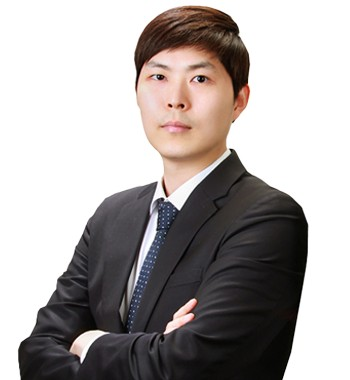
#> input picture assets/img/lawyers/jang-woo-jin.jpg, 350 x 380 px, found by its file name
$ python make_group.py ../assets/img/lawyers/ha-hye-yong.jpg
#> lines starting #> are read from the running program, lines starting #| are printed output that depends on the picture; after the words box and inside, x2 and y2 are one past the last pixel; in counts of white or black regions, pixels touching at a corner belong together
# -*- coding: utf-8 -*-
"""구성원 단체컷 — 실물 사진만 사용. 얼굴을 새로 만들지 않는다.

핵심 두 가지
 1) 원본이 380px 밖에 안 되므로 크게 확대하지 않는다. 확대하면 바로 뭉갠다.
 2) 사진마다 인물이 프레임에서 차지하는 비율이 달라, 화면 높이로 맞추면
    얼굴 크기가 제각각이 된다. 피부톤으로 머리 폭을 재서 그걸 기준으로 맞춘다.
"""
import os
import numpy as np
from PIL import Image, ImageFilter, ImageDraw
from scipy.ndimage import label

SRC = r'D:\DDownloads\jl-lawfirm-homepage\assets\img\lawyers'
OUT = r'D:\DDownloads\jl_group'
ORDER = ['jang-woo-jin', 'ha-hye-yong', 'park-jong-il', 'lim-jun-kyu', 'oh-hyun-jin']
CENTER = 2          # 앞으로 조금 나오게 할 사람(대표) 위치

W, H = 1400, 470
HEAD_W = 92          # 모든 인물의 머리 폭을 이 값으로 맞춘다

# 머리 꼭대기를 놓을 y — 가운데가 가장 높고 바깥으로 갈수록 내려가는 피라미드.
# 바닥에 맞추면 원본 크롭 여유가 그대로 머리 높이 차이로 튀어 지그재그가 된다.
HEAD_TOP = {0: 27, 1: 47, 2: 72, 3: 92}

# 피부톤 폭 측정이 사람마다 조금씩 빗나간다. 렌더 결과를 재서 되먹인 보정값.
FACE_FIX = {'jang-woo-jin': 1.17}

OV_FAR = 0.09        # 일반 인접쌍 겹침 — 어깨에 걸린다
OV_LEAD = 0.13       # 대표 좌우만 조금 더 — 대신 손·팔뚝은 피한다
LEAD_K = 1.30        # 대표변호사만 이만큼 더 크게 — 가운데에서 가장 크게 선다
NAVY_TOP, NAVY_BOT = (17, 36, 82), (8, 17, 45)
BG = 'navy'          # 'navy' | 'white'


def cutout(path):
    im = Image.open(path).convert('RGB')
    a = np.asarray(im).astype(np.float32)
    lum = a.mean(axis=2)
    alpha = np.clip((251.0 - lum) / 16.0, 0.0, 1.0)

    bg = lum > 244
    lab, _ = label(bg)
    ids = set(lab[0, :]) | set(lab[-1, :]) | set(lab[:, 0]) | set(lab[:, -1])
    ids.discard(0)
    outside = np.isin(lab, list(ids)) if ids else np.zeros_like(bg)
    alpha = np.where(outside, alpha, 1.0)

    rgb = a[..., :3]
    # 배경이 흰색이라 반투명 픽셀에는 흰빛이 섞여 있다. 그만큼 빼 준다.
    al = alpha[..., None]
    rgb = np.where((al > 0.02) & (al < 0.98),
                   np.clip((rgb - 255.0 * (1 - al)) / np.maximum(al, 0.15), 0, 255),
                   rgb)

    out = Image.fromarray(np.dstack([rgb.astype(np.uint8),
                                     (alpha * 255).astype(np.uint8)]), 'RGBA')
    out.putalpha(out.getchannel('A').filter(ImageFilter.GaussianBlur(0.6)))
    return out


def head_width(im):
    """피부톤 픽셀로 머리 폭을 잰다 — 얼굴 크기를 맞추기 위한 기준."""
    a = np.asarray(im).astype(np.float32)
    r, g, b, al = a[..., 0], a[..., 1], a[..., 2], a[..., 3]
    skin = ((r > 95) & (g > 55) & (b > 40) & (r > g) & (g > b) &
            ((r - b) > 15) & (al > 200))
    top = skin[: int(skin.shape[0] * 0.55)]        # 상반부(얼굴)만
    if top.sum() < 80:
        return im.width * 0.42
    cols = np.where(top.any(axis=0))[0]
    return max(8.0, float(cols[-1] - cols[0]))


def backdrop(w, h):
    if BG == 'white':
        # 원본 배경이 흰색이라 흰 바탕이 가장 깨끗하게 떨어진다.
        # 가슴에서 잘린 흉상이라 발밑 그림자는 넣지 않는다. 아래로 흘려보내 자른다.
        return Image.new('RGB', (w, h), (255, 255, 255))
    col = Image.new('RGB', (1, h))
    d = ImageDraw.Draw(col)
    for y in range(h):
        t = y / max(1, h - 1)
        d.point((0, y), tuple(int(NAVY_TOP[i] + (NAVY_BOT[i] - NAVY_TOP[i]) * t)
                              for i in range(3)))
    bg = col.resize((w, h))
    glow = Image.new('L', (w, h), 0)
    ImageDraw.Draw(glow).ellipse([w * 0.26, -h * 0.5, w * 0.74, h * 0.8], fill=64)
    glow = glow.filter(ImageFilter.GaussianBlur(w // 10))
    return Image.composite(Image.new('RGB', (w, h), (31, 57, 112)), bg, glow)


def build():
    n = len(ORDER)
    cuts = []
    for i, slug in enumerate(ORDER):
        im = cutout(os.path.join(SRC, slug + '.jpg'))
#> in cutout, im is the input picture: PIL image 350x380 RGB; mean R, G, B 171.9, 166.7, 165.4
#> in cutout, `alpha = np.clip((251.0 - lum) / 16.0, 0.0, 1.0)`:
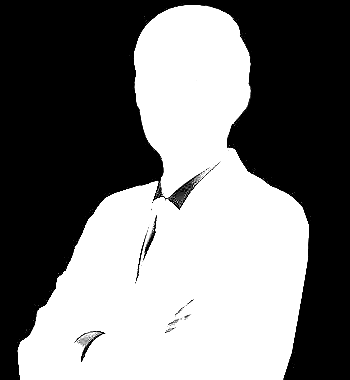
#> alpha: shape (380, 350) float32; min 0, max 1, mean 0.477
#> in cutout, `bg = lum > 244`:
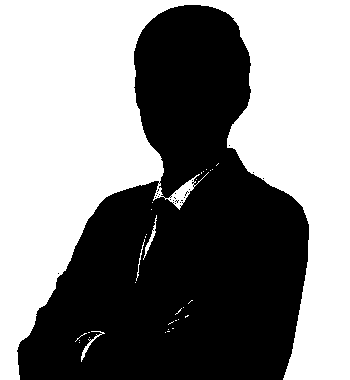
#> bg: shape (380, 350) bool; 52.3% white; 23 black regions (22 under 20 px), largest, box (x1, y1, x2, y2) and area: (17, 5, 309, 380) 63389
#> in cutout, `lab, _ = label(bg)`:
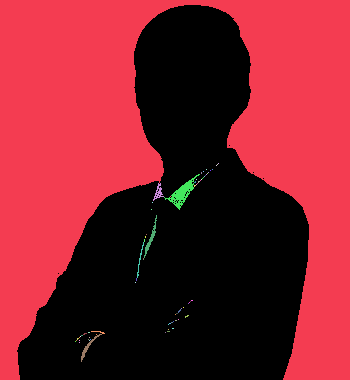
#> lab: shape (380, 350) int32; 76 distinct labels, from 0 to 75; one colour per label, 0 black
#> in cutout, `ids = set(lab[0, :]) | set(lab[-1, :]) | set(lab[:, 0]) | set(lab[:, -..`: ids = 2 items
#> in cutout, `outside = np.isin(lab, list(ids)) if ids else np.zeros_like(bg)`: outside: shape (380, 350) bool; 51.7% white; 5 black regions (4 under 20 px), largest, box (x1, y1, x2, y2) and area: (17, 5, 309, 380) 64206
        bb = im.getchannel('A').point(lambda v: 255 if v > 8 else 0).getbbox()
#> bb = (16, 3, 311, 380)
        im = im.crop(bb)
#> im: PIL image 295x377 RGBA
        # 원본 맨 아랫줄에 JPEG 압축 찌꺼기가 한 줄 남는다. 가슴 아래라 잘라도 안 보인다.
        im = im.crop((0, 0, im.width, im.height - max(3, int(im.height * 0.025))))
#> im: PIL image 295x368 RGBA

        mid = (i == CENTER)
        target = HEAD_W * (LEAD_K if mid else 1.0)
        k = target / head_width(im) * FACE_FIX.get(slug, 1.0)
#> in head_width, `r, g, b, al = a[..., 0], a[..., 1], a[..., 2], a[..., 3]`:
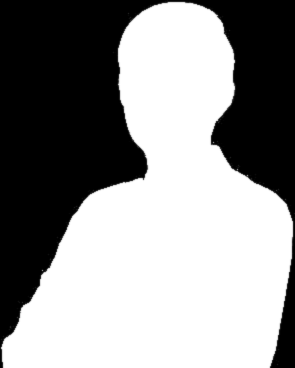
#> al: shape (368, 295) float32; min 0, max 255, mean 145.4
#> in head_width, `skin = ((r > 95) & (g > 55) & (b > 40) & (r > g) & (g > b) & ((r - b) ..`:
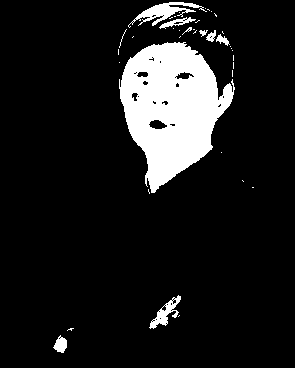
#> skin: shape (368, 295) bool; 11.1% white; 39 white regions (30 under 20 px), largest, box (x1, y1, x2, y2) and area: (119, 42, 235, 193) 10391, (128, 2, 207, 28) 652, (149, 295, 181, 329) 366
#> in head_width, `top = skin[: int(skin.shape[0] * 0.55)]`:
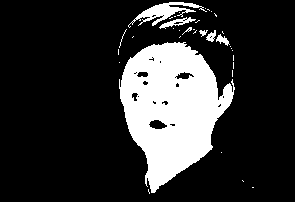
#> top: shape (202, 295) bool; 19.3% white; 35 white regions (28 under 20 px), largest, box (x1, y1, x2, y2) and area: (119, 42, 235, 193) 10391, (128, 2, 207, 28) 652, (159, 17, 196, 29) 153
#> in head_width, `cols = np.where(top.any(axis=0))[0]`: cols = 121 values from 118 to 253
#> k = 0.797
        k = min(k, 1.34)
        im = im.resize((max(1, int(im.width * k)), max(1, int(im.height * k))),
                       Image.LANCZOS)
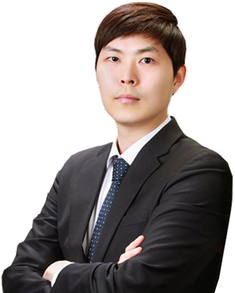
#> im: PIL image 235x293 RGBA; mean R, G, B, A 53.1, 46.6, 44.8, 145.4; transparent parts drawn white
        cuts.append(im)
#> pass 2 of the loop in build, `for i, slug in enumerate(ORDER):`:
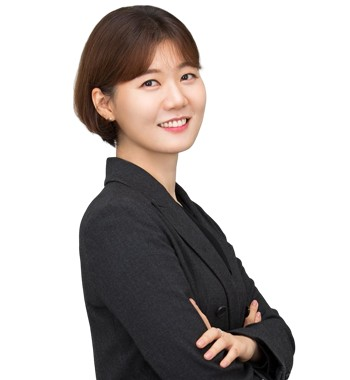
#> input picture assets/img/lawyers/ha-hye-yong.jpg, 350 x 380 px, found by its file name
#> in cutout, im is the input picture: PIL image 350x380 RGB; mean R, G, B 191.2, 185.8, 184
#> in cutout (call 2), `bg = lum > 244`:
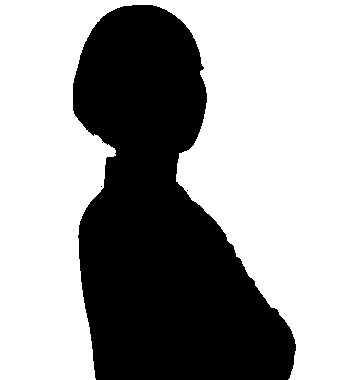
#> bg: shape (380, 350) bool; 61.9% white; 3 black regions (2 under 20 px), largest, box (x1, y1, x2, y2) and area: (73, 5, 296, 380) 50677
#> bb = (72, 3, 297, 380)
#> r: shape (368, 225) float32
#> g: shape (368, 225) float32
#> b: shape (368, 225) float32
#> al: shape (368, 225) float32
#> skin: shape (368, 225) bool; 14.5% white; 33 white regions (29 under 20 px), largest, box (x1, y1, x2, y2) and area: (20, 29, 135, 201) 9876, (117, 295, 184, 365) 1450, (1, 33, 24, 131) 345, (173, 297, 189, 323) 244
#> top: shape (202, 225) bool; 22.6% white; 31 white regions (29 under 20 px), largest, box (x1, y1, x2, y2) and area: (20, 29, 135, 201) 9876, (1, 33, 24, 131) 345
#> k = 0.692
#> in build, `im = im.resize((max(1, int(im.width * k)), max(1, int(im.height * k)))..`:
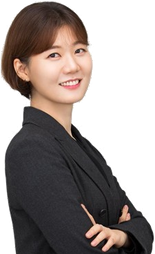
#> im: PIL image 155x254 RGBA; mean R, G, B, A 59.5, 50.7, 47.6, 150.8; transparent parts drawn white

    # 머리 꼭대기를 피라미드 선에 얹는다 (bbox 크롭이라 이미지 y=0 이 곧 머리 꼭대기)
    tops = [HEAD_TOP[min(abs(i - CENTER), max(HEAD_TOP))] for i in range(n)]

    # 캔버스 아래로 전원이 흘러넘치게 자른다.
    # 밑단을 맞추지 않으면 들쭉날쭉한 가슴 절단선도, 떠 있는 느낌도 함께 사라진다.
    h = min(tops[i] + cuts[i].height for i in range(n))

    # 겹침은 어깨에 떨어뜨린다. 손이 잘리면 바로 합성으로 읽힌다.
    ovs = []
    for i in range(n - 1):
        near = (i == CENTER - 1) or (i + 1 == CENTER)
        base = (cuts[i].width + cuts[i + 1].width) / 2.0
        ovs.append(int(base * (OV_LEAD if near else OV_FAR)))

    content = sum(c.width for c in cuts) - sum(ovs)

    # 대표의 가로 중심과 인물 덩어리의 가로 중심을 일치시킨다.
    # 둘이 어긋나면 대표를 정중앙에 놓는 순간 한쪽 여백만 넓어진다.
    # 왼쪽 간격을 e 만큼씩 좁혀 맞춘다 — 벌리면 빈틈이 생기므로 좁히는 쪽만 쓴다.
    lead_off0 = sum(cuts[i].width - ovs[i] for i in range(CENTER)) + cuts[CENTER].width / 2.0
    if CENTER:
        e = int(round((2 * lead_off0 - content) / CENTER))
        for i in range(CENTER):
            room = int((cuts[i].width + cuts[i + 1].width) / 2.0 * 0.20) - ovs[i]
            ovs[i] += max(-ovs[i], min(e, room))       # 겹침 상한 20%
        content = sum(c.width for c in cuts) - sum(ovs)

        # 왼쪽만으로 못 맞추면 오른쪽 간격을 벌려 나머지를 흡수한다 (겹침 하한 5%)
        right = list(range(CENTER, n - 1))
        if right:
            lead_off = sum(cuts[i].width - ovs[i] for i in range(CENTER)) + cuts[CENTER].width / 2.0
            d = int(round((2 * lead_off - content) / len(right)))
            if d > 0:
                for i in right:
                    floor = int((cuts[i].width + cuts[i + 1].width) / 2.0 * 0.05)
                    ovs[i] -= min(d, max(0, ovs[i] - floor))
                content = sum(c.width for c in cuts) - sum(ovs)

    side = 92

    # 대표의 가로 중심을 캔버스 정중앙에 맞춘다.
    # 짝수 인원이면 그냥 늘어놓았을 때 대표가 옆으로 밀린다.
    lead_off = sum(cuts[i].width - ovs[i] for i in range(CENTER)) + cuts[CENTER].width / 2.0
    pad_l = side + max(0.0, content / 2.0 - lead_off)
    pad_r = side + max(0.0, lead_off - content / 2.0)
    w = int(content + pad_l + pad_r)

    canvas = backdrop(w, h).convert('RGBA')

    pos, cx = [], int(pad_l)
    for i, c in enumerate(cuts):
        pos.append(cx)
        cx += c.width - (ovs[i] if i < n - 1 else 0)

    # 가운데에서 먼 사람부터 깔아 대표가 맨 위에 오게 한다
    for i in sorted(range(n), key=lambda i: abs(i - CENTER), reverse=True):
        canvas.alpha_composite(cuts[i], (pos[i], tops[i]))

    return canvas.convert('RGB')


if __name__ == '__main__':
    import sys
    argv = sys.argv[1:]
    if 'white' in argv:
        BG = 'white'
        argv.remove('white')
    suffix = '_white' if BG == 'white' else ''
    if argv and argv[0] == '6':
        ORDER = ['jang-woo-jin', 'ha-hye-yong', 'lee-ji-hun',
                 'park-jong-il', 'lim-jun-kyu', 'oh-hyun-jin']
        CENTER = 3
        name = 'group6%s.jpg' % suffix
    else:
        name = 'group5%s.jpg' % suffix
#> (the run stopped early here; a loop or call above may not have finished)
